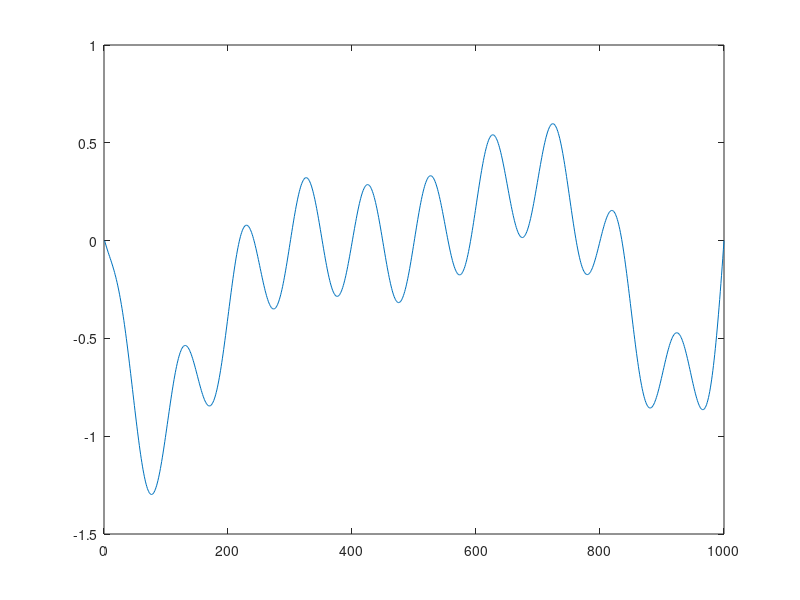

Source code (MATLAB):
function ref = generateTestReference()
    frequency = 10;
    ww = 2*pi*frequency;
    sinw= sin(ww*linspace(0,1,1000));
    z = [0 0.3 0.4 0.5 0.8 1];
    x = linspace(0,1,1000);
    ref = ones(1,1000);
    for i=1:length(z)
        ref = ref.*(x-z(i));
    end
    ref = ref/(max(abs(ref)));
    ref = ref + 0.3*sinw;
    plot(ref);
    ref = ref';
end